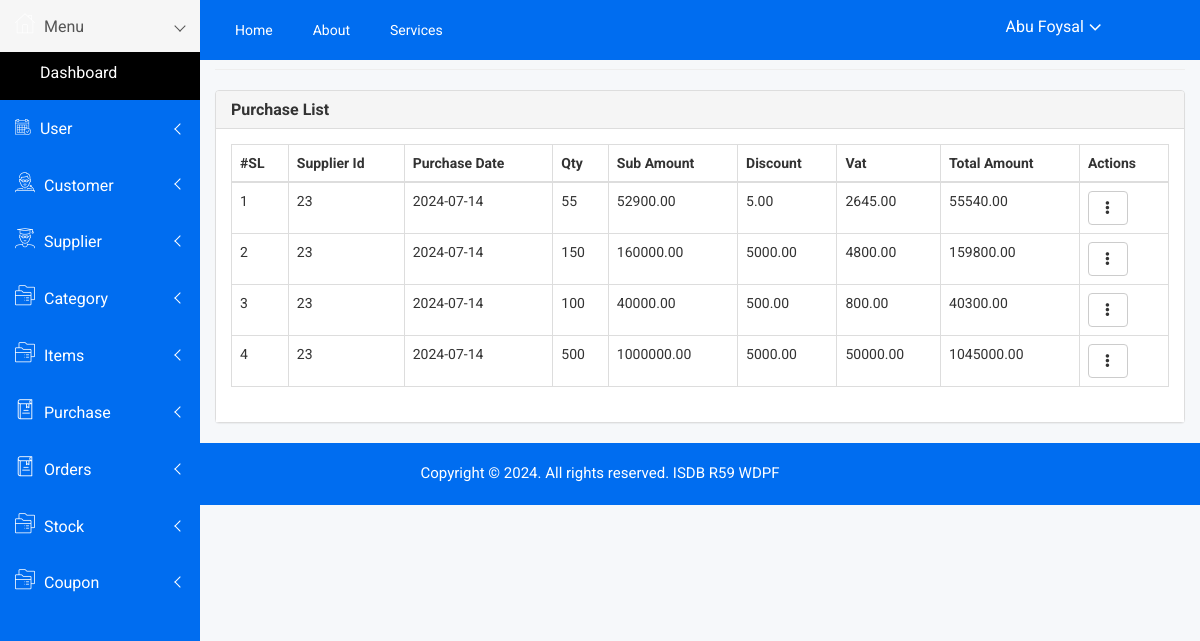
Page /admin/purchase_list.php (signed in) on the earlier database version.
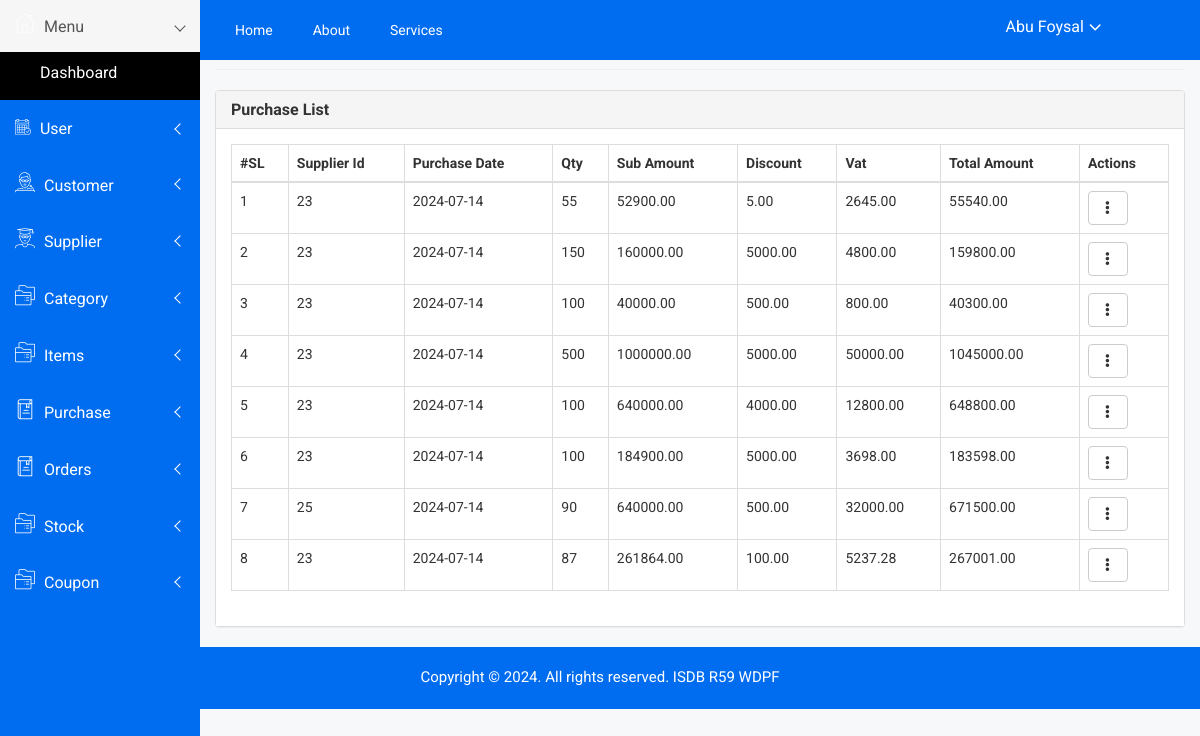
Same page on the later database version.
### tables this page shows
CREATE TABLE `purchase` (
  `id` int(11) NOT NULL,
  `supplier_id` int(11) DEFAULT NULL,
  `purchase_date` date DEFAULT NULL,
  `qty` int(11) DEFAULT NULL,
  `sub_amount` decimal(10,2) DEFAULT NULL,
  `discount` decimal(10,2) DEFAULT NULL,
  `vat` decimal(10,2) DEFAULT NULL,
  `total_amount` decimal(10,2) DEFAULT NULL,
  `purchase_data` text DEFAULT NULL,
  `created_at` datetime DEFAULT NULL,
  `created_by` int(11) DEFAULT NULL,
  `updated_at` datetime DEFAULT NULL,
  `updated_by` int(11) DEFAULT NULL,
  `deleted_at` datetime DEFAULT NULL
);

### admin/include/connection.php (called while the page is built)
<?php
    include_once('class/crud.php');
    $mysqli=new crud("root","","sports_store");
    $baseurl="http://localhost/sports_store/admin/";
?>

### admin/class/crud.php (called while the page is built, shortened)
<?php
    class crud{
        private $host='localhost';
        private $connection;
        public function __construct($user,$password,$database){
            $this->user=$user;
            $this->password=$password;
            $this->database=$database;
            $this->connection=new mysqli($this->host,$this->user,$this->password,$this->database);
        }
        public function common_select($table,$fields='*',$condition=false,$sort_field=false,$sort='ASC'){
            $result=array();
            $error=false;
            $sql="select $fields from $table where deleted_at is null ";
            $rs=$this->connection->query($sql);
            if($rs){
                if($rs->num_rows > 0){
                    while($r=$rs->fetch_object()){
                        array_push($result,$r);
                    }
                }
            }else{
                $error=$this->connection->error;
            }
            $return = array('data'=>$result,'error'=>$error);
            return $return;
        }
    }
?>

### admin/purchase_list.php (the view, shortened to what this page needs)
<?php include('include/header.php') ; ?>
<link href="https://cdn.datatables.net/1.10.24/css/dataTables.bootstrap.min.css" rel="stylesheet">
<div class="container-fluid">
    <h4 class="page-header"><small>Purchase /</small> List</h4>
    <div class="panel panel-default">
        <div class="panel-heading">
            <h5 class="panel-title">Purchase List</h5>
        </div>
        <div class="panel-body">
            <div class="table-responsive">
                <table class="table table-bordered table-hover">
                    <thead>
                        <tr>
                            <th>#SL</th>
                            <th>Supplier Id</th>
                            <th>Purchase Date</th>
                            <th>Qty</th>
                            <th>Sub Amount</th>
                            <th>Discount</th>
                            <th>Vat</th>
                            <th>Total Amount</th>
                            <th>Actions</th>
                        </tr>
                    </thead>
                    <tbody>
                        <?php
                            $result=$mysqli->common_select('purchase');
                            if($result){
                                if($result['data']){
                                    $i=1;
                                    foreach($result['data'] as $data){
                        ?>
                        <tr>
                            <td><?= $i++ ?></td>
                            <td><?= $data->supplier_id ?></td>
                            <td><?= $data->purchase_date ?></td>
                            <td><?= $data->qty ?></td>
                            <td><?= $data->sub_amount ?></td>
                            <td><?= $data->discount ?></td>
                            <td><?= $data->vat ?></td>
                            <td><?= $data->total_amount ?></td>
                            <td>
                                <div class="dropdown">
                                    <button type="button" class="btn btn-default dropdown-toggle" data-toggle="dropdown">
                                        <i class="glyphicon glyphicon-option-vertical"></i>
                                    </button>
                                </div>
                            </td>
                        </tr>
                        <?php } } } ?>
                    </tbody>
                </table>
            </div>
        </div>
    </div>
</div>
<?php include('include/footer.php') ; ?>

### admin/include/header.php (shortened to what this page needs)
<?php require_once('connection.php'); ?>
<!doctype html>
<html class="no-js" lang="en">
<head>
    <link rel="stylesheet" href="<?= $baseurl ?>assets/css/bootstrap.min.css">
    <link rel="stylesheet" href="<?= $baseurl ?>assets/css/font-awesome.min.css">
    <link rel="stylesheet" href="<?= $baseurl ?>assets/css/owl.carousel.css">
    <link rel="stylesheet" href="<?= $baseurl ?>assets/css/owl.theme.css">
    <link rel="stylesheet" href="<?= $baseurl ?>assets/css/owl.transitions.css">
    <link rel="stylesheet" href="<?= $baseurl ?>assets/css/animate.css">
    <link rel="stylesheet" href="<?= $baseurl ?>assets/css/normalize.css">
    <link rel="stylesheet" href="<?= $baseurl ?>assets/css/meanmenu.min.css">
    <link rel="stylesheet" href="<?= $baseurl ?>assets/css/main.css">
    <link rel="stylesheet" href="<?= $baseurl ?>assets/css/educate-custon-icon.css">
    <link rel="stylesheet" href="<?= $baseurl ?>assets/css/morrisjs/morris.css">
    <link rel="stylesheet" href="<?= $baseurl ?>assets/css/scrollbar/jquery.mCustomScrollbar.min.css">
    <link rel="stylesheet" href="<?= $baseurl ?>assets/css/metisMenu/metisMenu.min.css">
    <link rel="stylesheet" href="<?= $baseurl ?>assets/css/metisMenu/metisMenu-vertical.css">
    <link rel="stylesheet" href="<?= $baseurl ?>assets/css/calendar/fullcalendar.min.css">
    <link rel="stylesheet" href="<?= $baseurl ?>assets/css/calendar/fullcalendar.print.min.css">
    <link rel="stylesheet" href="<?= $baseurl ?>assets/style.css">
    <link rel="stylesheet" href="<?= $baseurl ?>assets/css/responsive.css">
</head>
<body>
<?php include_once('sidebar.php') ?>
<div class="all-content-wrapper">
  <div class="header-advance-area">
    <div class="header-top-area">
        <div class="container-fluid">
            <div class="row">
                <div class="col-lg-12 col-md-12 col-sm-12 col-xs-12">
                    <div class="header-top-wraper">
                        <div class="row">
                            <div class="col-lg-6 col-md-7 col-sm-6 col-xs-12">
                                <div class="header-top-menu tabl-d-n">
                                    <ul class="nav navbar-nav mai-top-nav">
                                        <li class="nav-item"><a href="#" class="nav-link">Home</a>
                                        </li>
                                        <li class="nav-item"><a href="#" class="nav-link">About</a>
                                        </li>
                                        <li class="nav-item"><a href="#" class="nav-link">Services</a>
                                        </li>
                                    </ul>
                                </div>
                            </div>
                            <div class="col-lg-5 col-md-5 col-sm-12 col-xs-12">
                                <div class="header-right-info">
                                    <ul class="nav navbar-nav mai-top-nav header-right-menu">
                                        <li class="nav-item">
                                            <a href="#" data-toggle="dropdown" role="button" aria-expanded="false" class="nav-link dropdown-toggle">
                                                <span class="admin-name"><?= $_SESSION['name'] ?></span>
                                                <i class="fa fa-angle-down edu-icon edu-down-arrow"></i>
                                            </a>
                                        </li>
                                    </ul>
                                </div>
                            </div>
                        </div>
                    </div>
                </div>
            </div>
        </div>
    </div>
</div>

### admin/include/sidebar.php (shortened to what this page needs)
<div class="left-sidebar-pro">
        <nav id="sidebar" class="">
            <div class="left-custom-menu-adp-wrap comment-scrollbar">
                <nav class="sidebar-nav left-sidebar-menu-pro">
                    <ul class="metismenu" id="menu1">
                        <li class="active">
                            <a class="has-arrow" href="index.html">
								   <span style="color:white" class="educate-icon educate-home icon-wrap"></span>
								   <span class="mini-click-non">Menu</span>
								</a>
                            <ul class="submenu-angle" aria-expanded="true">
                                <li><a title="Dashboard" href="./index.php"><span class="mini-sub-pro">Dashboard</span></a></li>
                            </ul>
                        </li>
                    <li>
                        <a class="has-arrow" href="javascript:void(0)" aria-expanded="false"><span style="color:white" class="educate-icon educate-event icon-wrap sub-icon-mg" aria-hidden="true"></span> <span class="mini-click-non">User</span></a>
                    </li>
                    <li>
                        <a class="has-arrow" href="javascript:void(0)" aria-expanded="false"><span style="color:white" class="educate-icon educate-professor icon-wrap"></span> <span class="mini-click-non">Customer</span></a>
                    </li>
                    <li>
                        <a class="has-arrow" href="javascript:void(0)" aria-expanded="false"><span style="color:white" class="educate-icon educate-student icon-wrap"></span> <span class="mini-click-non">Supplier</span></a>
                    </li>
                    <li>
                        <a class="has-arrow" href="javascript:void(0)" aria-expanded="false"><span style="color:white" class="educate-icon educate-course icon-wrap"></span> <span class="mini-click-non">Category</span></a>
                    </li>
                    <li>
                        <a class="has-arrow" href="javascript:void(0)" aria-expanded="false"><span style="color:white" class="educate-icon educate-course icon-wrap"></span> <span class="mini-click-non">Items</span></a>
                    </li>
                    <li>
                        <a class="has-arrow" href="all-courses.html" aria-expanded="false"><span style="color:white" class="educate-icon educate-library icon-wrap"></span> <span class="mini-click-non">Purchase</span></a>
                    </li>
                    <li>
                        <a class="has-arrow" href="javascript:void(0)" aria-expanded="false"><span style="color:white" class="educate-icon educate-library icon-wrap" ></span> <span class="mini-click-non">Orders</span></a>
                    </li>
                    <li>
                        <a class="has-arrow" href="all-courses.html" aria-expanded="false"><span style="color:white" class="educate-icon educate-course icon-wrap"></span> <span class="mini-click-non">Stock</span></a>
                    </li>
                    <li>
                        <a class="has-arrow" href="all-courses.html" aria-expanded="false"><span style="color:white" class="educate-icon educate-course icon-wrap"></span> <span class="mini-click-non">Coupon</span></a>
                    </li>
                </ul>
            </nav>
        </div>
    </nav>
</div>

### admin/include/footer.php (shortened to what this page needs)
</div>
    <div class="footer-copyright-area">
            <div class="container-fluid">
                <div class="row">
                    <div class="col-lg-12">
                        <div class="footer-copy-right">
                            <p>Copyright © 2024. All rights reserved. ISDB <a href="https://colorlib.com/wp/templates/">R59 WDPF</a></p>
                        </div>
                    </div>
                </div>
            </div>
        </div>
</body>
</html>

### admin/assets/css/main.css (style rules this page uses)
html { color: #222; font-size: 1em; line-height: 1.4; }

### admin/assets/css/metisMenu/metisMenu-vertical.css (style rules this page uses)
.sidebar-nav { background: #fff; }
.sidebar-nav ul { padding: 0; margin: 0; list-style: none; background: #f5f5f5; }
.sidebar-nav .metismenu { background: #fff; display: -webkit-box; display: -ms-flexbox; display: flex; -webkit-box-orient: vertical; -webkit-box-direction: normal; -ms-flex-direction: column; flex-direction: column; }
.sidebar-nav .metismenu li + li { margin-top: 5px; }
.sidebar-nav .metismenu li:last-child { margin-bottom: 5px; }
.sidebar-nav .metismenu > li { display: -webkit-box; display: -ms-flexbox; display: flex; -webkit-box-orient: vertical; -webkit-box-direction: normal; -ms-flex-direction: column; flex-direction: column; position: relative; }
.sidebar-nav .metismenu a { position: relative; display: block; padding: 13px 15px; color: #444; outline-width: 0; transition: all .3s ease-out; font-size:16px; font-weight:400; }
.sidebar-nav .metismenu ul a { padding: 10px 15px 10px 40px; }
.sidebar-nav .metismenu li .icon-wrap { margin-right:5px; font-size:20px; color:white; }
.sidebar-nav .metismenu li .sub-icon-mg { margin-right:5px; font-size:16px; }

Differences in the rows shown:
added purchase: supplier "23", purchase_date "2024-07-14", qty "100", sub_amount "640000.00", discount "4000.00", vat "12800.00", total_amount "648800.00"
added purchase: supplier "23", purchase_date "2024-07-14", qty "100", sub_amount "184900.00", discount "5000.00", vat "3698.00", total_amount "183598.00"
added purchase: supplier "25", purchase_date "2024-07-14", qty "90", sub_amount "640000.00", discount "500.00", vat "32000.00", total_amount "671500.00"
added purchase: supplier "23", purchase_date "2024-07-14", qty "87", sub_amount "261864.00", discount "100.00", vat "5237.28", total_amount "267001.00"
